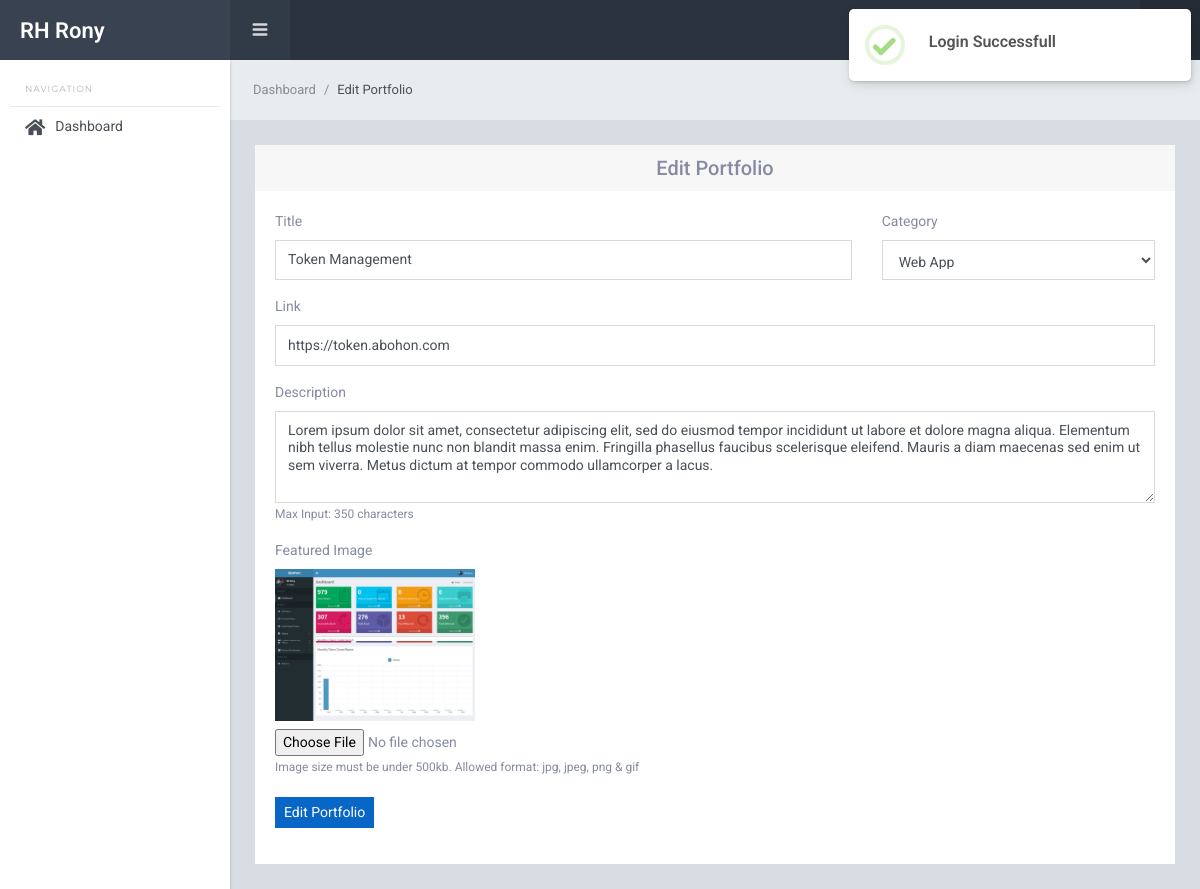
/backend/portfolio/portfolio_edit.php?id=1 (signed in), run on the app's committed database.
### tables this page shows
CREATE TABLE `portfolios` (
  `id` int(11) NOT NULL,
  `title` varchar(100) NOT NULL,
  `category` varchar(50) NOT NULL,
  `desp` text NOT NULL,
  `image` varchar(100) DEFAULT NULL,
  `link` varchar(100) NOT NULL,
  `status` int(11) NOT NULL DEFAULT 0
);

### assets/functions.php (called while the page is built, shortened)
<?php
function url($x = '') {
    $directory = explode('/', dirname($_SERVER['PHP_SELF']));
    $url = $_SERVER['HTTP_HOST'] . '/' . $directory[1] . '/';
    $url = str_replace('//', '/', $url);
    if (isset($_SERVER['HTTPS']) && $_SERVER['HTTPS'] == 'on') {
        $url = 'https://' . $url;
    } else {
        $url = 'http://' . $url;
    }
    return $url . $x;
}

### backend/portfolio/portfolio_edit.php (the view, shortened to what this page needs)
<?php
if (isset($_GET['id'])) {
    $id = $_GET['id'];
    $sql = "SELECT * FROM portfolios WHERE id = $id";
    $query = mysqli_query($conn, $sql);
    $portfolio = mysqli_fetch_assoc($query);
    $select_sql = "SELECT * FROM portfolio_categories";
    $select_query = mysqli_query($conn, $select_sql);
} else {
    $_SESSION['error'] = 'Please select a portfolio to edit.';
    die(header('Location: portfolio_view.php'));
}
function selected($data) {
    global $portfolio;
    if ($portfolio['category'] == $data) {
        return 'selected';
    }
}
require_once('../includes/header.php');
require_once('../includes/sidebar.php');
require_once('../includes/navbar.php');
?>
<div class="sl-mainpanel">
    <nav class="breadcrumb sl-breadcrumb">
        <a class="breadcrumb-item" href="<?= url() ?>backend/dashboard.php">Dashboard</a>
        <span class="breadcrumb-item active">Edit Portfolio</span>
    </nav>
    <div class="sl-pagebody">
        <div class="row">
            <div class="col-lg-12">
                <div class="card">
                    <div class="card-header">
                        <h5 class="m-0 text-center">Edit Portfolio</h5>
                    </div>
                    <div class="card-body">
                        <form action="portfolio_edit_process.php" method="POST" enctype="multipart/form-data">
                            <div class="row form-group">
                                <div class="col-lg-8">
                                    <label for="title">Title</label>
                                    <input type="text" class="form-control" id="title" name="title" value="<?= $portfolio['title'] ?>">
                                </div>
                                <div class="col-lg-4">
                                    <label for="category">Category</label>
                                    <select class="form-control" name="category" id="category">
                                        <?php foreach ($select_query as $category) : ?>
                                            <option value="<?= $category['name'] ?>" <?= selected($category['name']) ?>><?= $category['name'] ?></option>
                                        <?php endforeach ?>
                                    </select>
                                </div>
                            </div>
                            <div class="form-group">
                                <label for="link">Link</label>
                                <input type="url" class="form-control" id="link" name="link" value="<?= $portfolio['link'] ?>">
                            </div>
                            <div class="form-group">
                                <label for="desp">Description</label>
                                <textarea maxlength="350" rows="4" class="form-control" id="desp" name="desp"><?= $portfolio['desp'] ?></textarea>
                                <span class="tx-12">Max Input: 350 characters</span>
                            </div>
                            <div class="form-group">
                                <label for="image">Featured Image</label>
                                <img width="200" class="d-block mb-2" id="img_preview" src="../../assets/frontend/images/portfolio/<?= $portfolio['image'] ?>">
                                <input type="file" class="form-control-file" id="image" name="image" accept="image/*" onchange="document.getElementById('img_preview').src = window.URL.createObjectURL(this.files[0])">
                                <span class="tx-12">Image size must be under 500kb. Allowed format: jpg, jpeg, png & gif</span>
                            </div>
                            <div class="form-group">
                                <button type="submit" class="btn btn-primary btn-sm" name="edit">Edit Portfolio</button>
                            </div>
                        </form>
                    </div>
                </div>
            </div>
        </div>
    </div>
</div>
<?php require_once('../includes/footer.php') ?>

### assets/style.css (style rules this page uses)
button { cursor: pointer; }

### data on the page
portfolios: title "Token Management", link "https://token.abohon.com", desp "Lorem ipsum dolor sit amet, consectetur adipiscing elit, sed do eiusmod tempor incididunt ut labore et dolore magna aliqua. Elementum nibh tellus molestie nunc non blandit massa enim. Fringilla phasellus faucibus scelerisque eleifend. Mauris a diam maecenas sed enim ut sem viverra. Metus dictum at tempor commodo ullamcorper a lacus.", image (picture)

### other printed values
form field category "Web App"
